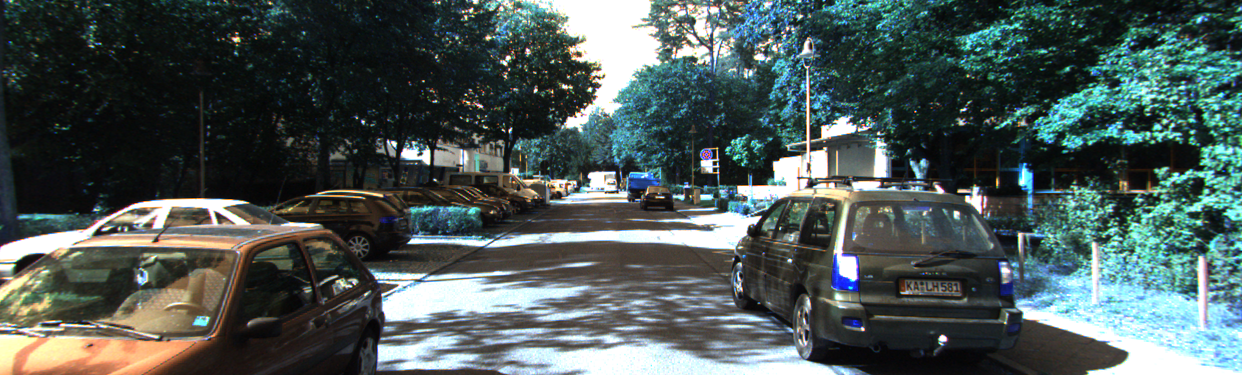
#> input picture tools/mmdet_vis/000226/000226_img.png, 1242 x 375 px
$ jupyter execute vis_img.ipynb
#> lines starting #> are read from the running program, lines starting #| are printed output that depends on the picture
[cell 1]
import numpy as np
import cv2
import matplotlib.pyplot as plt

[cell 2]
idx = '000226'
img = plt.imread(f'./{idx}/{idx}_img.png')
#> img is the input picture: shape (375, 1242, 3) float32; mean R, G, B 0.297, 0.348, 0.34
gt_img = plt.imread(f'./{idx}/{idx}_gt.png')
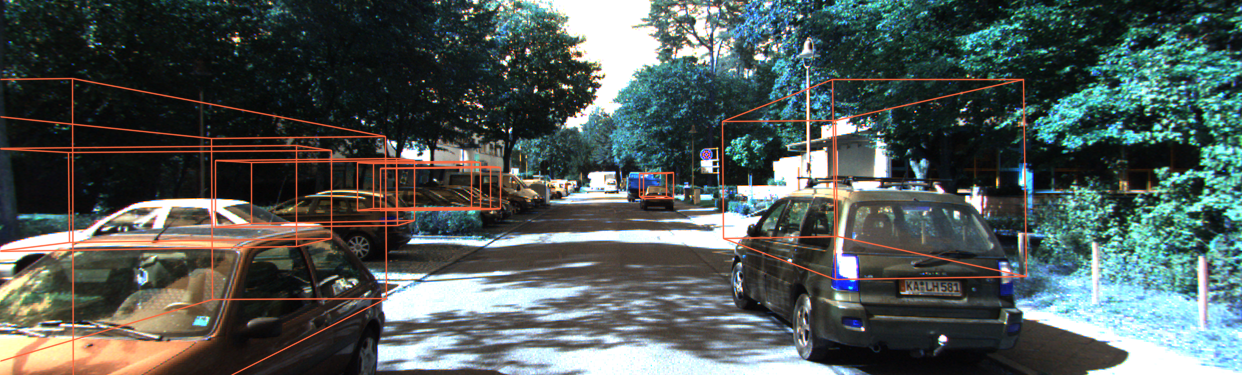
#> input picture tools/mmdet_vis/000226/000226_gt.png, 1242 x 375 px
#> gt_img is the input picture: shape (375, 1242, 3) float32; mean R, G, B 0.314, 0.351, 0.34
pred_img = plt.imread(f'./{idx}/{idx}_pred.png')
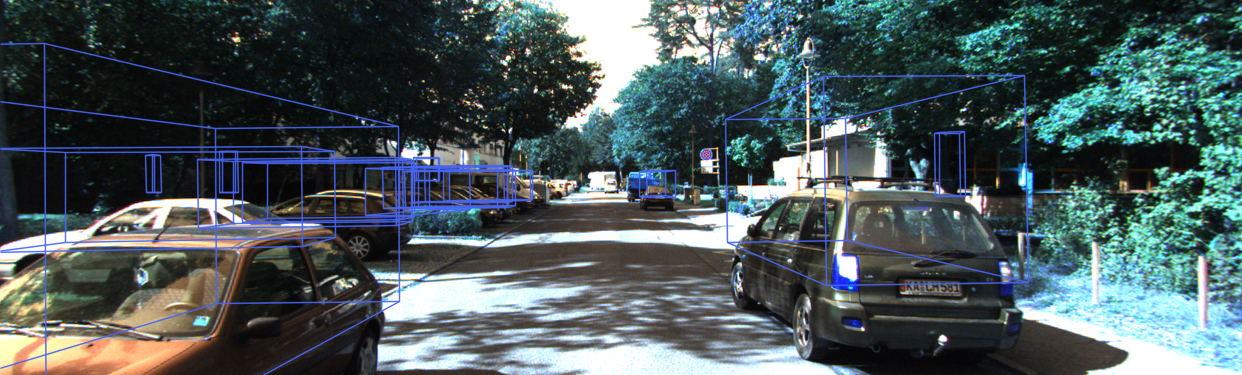
#> input picture tools/mmdet_vis/000226/000226_pred.png, 1242 x 375 px
#> pred_img is the input picture: shape (375, 1242, 3) float32; mean R, G, B 0.298, 0.352, 0.361

[cell 3]
img = (img*255).astype(np.uint8)

[cell 4]
plt.imshow(img)

[cell 5]
gt_img.min()
#> Out = 0

[cell 6]
from PIL import Image
import numpy as np
spect= Image.open(f'./{idx}/{idx}_pred.png')
spect.show()

[cell 7]
import cv2
import numpy as np
img = cv2.imread(f'./{idx}/{idx}_gt.png')    # 加载图片
cv2.namedWindow("cs")                                           # 创建一个窗口，名称cs
cv2.imshow("cs",img)                                            # 在窗口cs中显示图片
cv2.waitKey(2000)
cv2.destroyAllWindows()                                         # 释放窗口
